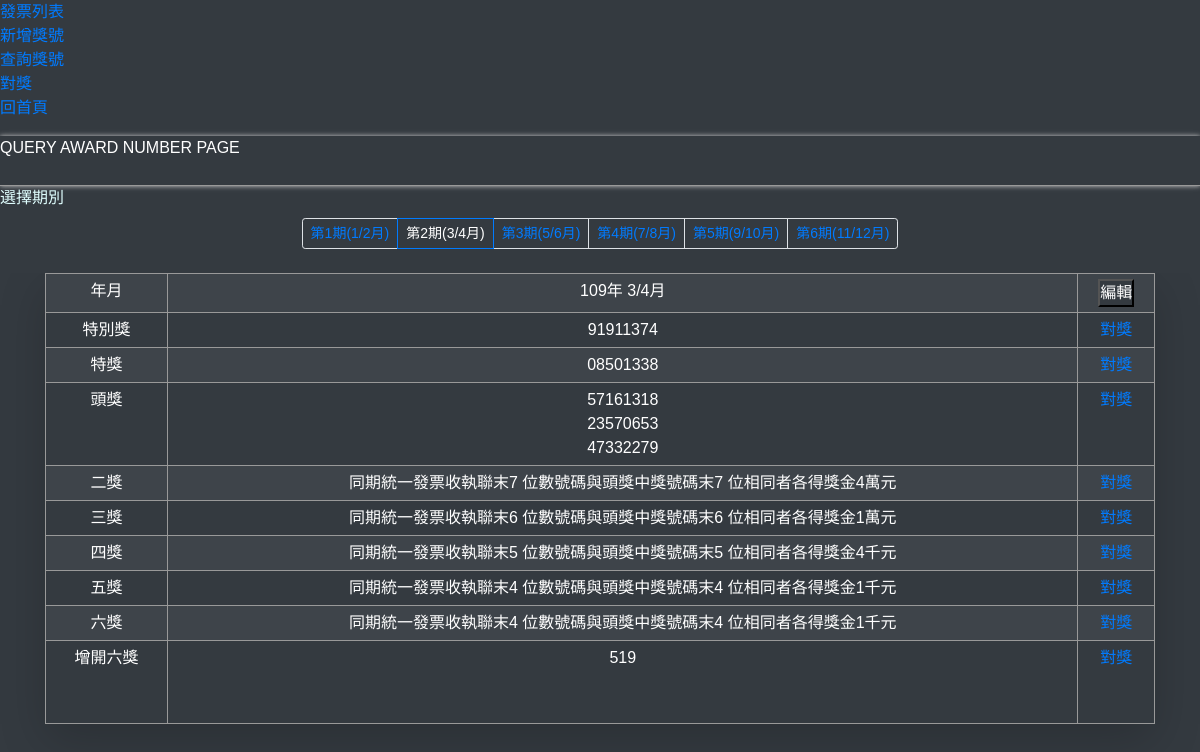
Screenshot of /query.php with the database file from the repository.
### tables this page shows
CREATE TABLE `award_number` (
  `id` int(10) UNSIGNED NOT NULL,
  `period` int(3) NOT NULL COMMENT '期數',
  `type` varchar(10) NOT NULL COMMENT '獎項',
  `year` varchar(3) NOT NULL COMMENT '發票年份',
  `number` varchar(8) NOT NULL COMMENT '發票號碼'
);

### include/base.php (called while the page is built, shortened)
<?php
$dsn="mysql:host=localhost;charset=utf8;dbname=s1090217";
$pdo=new PDO($dsn,'s1090217',"s1090217");
function all($table,...$arg){
    global $pdo;
    $sql="select * from $table ";
    if(isset($arg[0]) && is_array($arg[0])){
        $tmp=[];
        foreach($arg[0] as $key => $value){
            $tmp[]=sprintf("`%s`='%s'",$key,$value);
        }
        $sql=$sql." where " . implode(" && ",$tmp);
    }
    return $pdo->query($sql)->fetchAll();
}
function find($table,$arg){
    global $pdo;
    $sql="select * from $table ";
    if(is_array($arg)){
        $tmp=[];
        foreach($arg as $key => $value){
            $tmp[]=sprintf("`%s`='%s'",$key,$value);
        }
        $sql=$sql." where " . implode(" && ",$tmp);
    }else{
        $sql=$sql." where `id`='$arg'";
    }
    return $pdo->query($sql)->fetch(PDO::FETCH_ASSOC);
}
?>

### query.php (the view, shortened to what this page needs)
<?php include_once "./include/base.php"; ?>
<!DOCTYPE html>
<html lang="en">
<head>
    <link rel="stylesheet" href="./css/bootstrap.css">
    <link rel="stylesheet" href="./css/style.css">
</head>
<body>
<?php
include "./include/header.php";
$period=ceil(date("n")/2);
$period=$period-1;
include "./layout/topbar.php";
?>
選擇期別
<nav class="navbar navbar-dark bg-dark justify-content-center">
  <ul class="pagination pagination-sm">
  <li class="page-item"><a class="page-link" href="query.php?period=1" style="background:#343a40">第1期(1/2月)</a></li>
    <li class="page-item active"><a class="page-link" href="query.php?period=2" style="background:#343a40">第2期(3/4月)</a></li>
    <li class="page-item"><a class="page-link" href="query.php?period=3" style="background:#343a40">第3期(5/6月)</a></li>
    <li class="page-item"><a class="page-link" href="query.php?period=4" style="background:#343a40">第4期(7/8月)</a></li>
    <li class="page-item"><a class="page-link" href="query.php?period=5" style="background:#343a40">第5期(9/10月)</a></li>
    <li class="page-item"><a class="page-link" href="query.php?period=6" style="background:#343a40">第6期(11/12月)</a></li>
  </ul>
</nav>
<?php
$monthStr=[
    '1'=>"1/2月",
    '2'=>"3/4月",
    '3'=>"5/6月",
    '4'=>"7/8月",
    '5'=>"9/10月",
    '6'=>"11/12月",
];
$year=date("Y")-1911;
?>
<body>
<div class="container">
<?php
$num1=find('award_number',['period'=>$period,'year'=>$year,'type'=>1]);
$num2=find('award_number',['period'=>$period,'year'=>$year,'type'=>2]);
$num3=all('award_number',['period'=>$period,'year'=>$year,'type'=>3]);
$num4=all('award_number',['period'=>$period,'year'=>$year,'type'=>4]);
?>
<form action="invoice.php?year=<?=$year;?>&period=<?=$period;?>" method="post">
<table class="invoice-table table table-striped table-dark shadow-lg p-3 mb-5 rounded ">
    <tr>
    <td>年月</td>
        <td><?=$year;?>年 <?=$monthStr[$period];?></td>
        <td><input type="submit" value="編輯" >
    </td>
    </tr>
    <tr>
        <td>特別獎</td>
        <td>
        <?php
        if(!empty($num1['number'])){
            echo $num1['number'];
        }
        ?>
        </td>
        <td><a href="award.php?aw=1&year=<?=$year;?>&period=<?=$period;?>">對獎</a></td>
    </tr>
    <tr>
        <td>特獎</td>
        <td>
        <?php
        if(!empty($num2['number'])){
            echo $num2['number'];
        };
        ?>
        </td>
        <td><a href="award.php?aw=2&year=<?=$year;?>&period=<?=$period;?>">對獎</a></td>
    </tr>
    <tr>
        <td>頭獎</td>
        <td>
            <?php
                foreach($num3 as $num){
                    echo $num['number'] . "<br>";
                }
            ?>
        </td>
        <td><a href="award.php?aw=3&year=<?=$year;?>&period=<?=$period;?>">對獎</a></td>
    </tr>
    <tr>
        <td>二獎</td>
        <td>同期統一發票收執聯末7 位數號碼與頭獎中獎號碼末7 位相同者各得獎金4萬元</td>
        <td><a href="award.php?aw=4&year=<?=$year;?>&period=<?=$period;?>">對獎</a></td>
    </tr>
    <tr>
        <td>三獎</td>
        <td>同期統一發票收執聯末6 位數號碼與頭獎中獎號碼末6 位相同者各得獎金1萬元</td>
        <td><a href="award.php?aw=5&year=<?=$year;?>&period=<?=$period;?>">對獎</a></td>
    </tr>
    <tr>
        <td>四獎</td>
        <td>同期統一發票收執聯末5 位數號碼與頭獎中獎號碼末5 位相同者各得獎金4千元</td>
        <td><a href="award.php?aw=6&year=<?=$year;?>&period=<?=$period;?>">對獎</a></td>
    </tr>
    <tr>
        <td>五獎</td>
        <td>同期統一發票收執聯末4 位數號碼與頭獎中獎號碼末4 位相同者各得獎金1千元</td>
        <td><a href="award.php?aw=7&year=<?=$year;?>&period=<?=$period;?>">對獎</a></td>
    </tr>
    <tr>
        <td>六獎</td>
        <td>同期統一發票收執聯末4 位數號碼與頭獎中獎號碼末4 位相同者各得獎金1千元</td>
        <td><a href="award.php?aw=8&year=<?=$year;?>&period=<?=$period;?>">對獎</a></td>
    </tr>
    <tr>
        <td>增開六獎</td>
        <td>
        <?php
                foreach($num4 as $num){
                    echo $num['number'] . "<br>";
                }
            ?>
        </td>
        <td><a href="award.php?aw=9&year=<?=$year;?>&period=<?=$period;?>">對獎</a></td>
    </tr>
</table>
</form>
</div>
</body>
</html>

### css/style.css (style rules this page uses)
* { margin:0; padding:0; box-sizing: border-box; color: white; }
body { font-family: Arial, "Microsoft JhengHei"; background-color: #343a40; color: lightcyan; }
table { text-align: center; vertical-align:middle; color: white; widows: 70%; height:70%; }
input { color: white; background-color: #343a40; }
.invoice-table { border-collapse: collapse; border: 1px solid #999; }
.invoice-table td,th { border: 1px solid #999; padding:5px; text-align: center; }

### rows the page displays
award_number: number "91911374"
award_number: number "08501338"
award_number: number "57161318"
award_number: number "23570653"
award_number: number "47332279"
award_number: number "519"

### other values shown
$pageheader "QUERY AWARD NUMBER PAGE"
$year "109"
$monthStr[$period] "3/4月"
